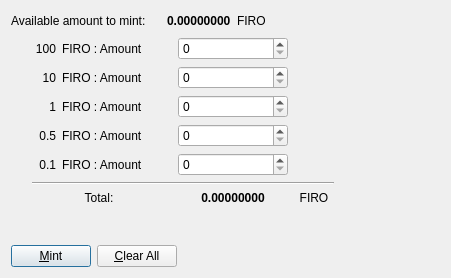
<?xml version="1.0" encoding="UTF-8"?>
<ui version="4.0">
 <class>ManualMintDialog</class>
 <widget class="QDialog" name="ManualMintDialog">
  <property name="geometry">
   <rect>
    <x>0</x>
    <y>0</y>
    <width>451</width>
    <height>278</height>
   </rect>
  </property>
  <property name="windowTitle">
   <string>Coin Selection</string>
  </property>
  <layout class="QVBoxLayout" name="verticalLayout">
   <item>
    <layout class="QVBoxLayout" name="verticalLayout_2">
     <item>
      <layout class="QHBoxLayout" name="horizontalLayout">
       <item>
        <widget class="QLabel" name="label">
         <property name="minimumSize">
          <size>
           <width>150</width>
           <height>0</height>
          </size>
         </property>
         <property name="text">
          <string>Available amount to mint:</string>
         </property>
        </widget>
       </item>
       <item>
        <widget class="QLabel" name="availableAmount">
         <property name="font">
          <font>
           <weight>75</weight>
           <bold>true</bold>
          </font>
         </property>
         <property name="text">
          <string>0.00000000</string>
         </property>
        </widget>
       </item>
       <item>
        <widget class="QLabel" name="label_3">
         <property name="text">
          <string>FIRO</string>
         </property>
        </widget>
       </item>
       <item>
        <spacer name="horizontalSpacer">
         <property name="orientation">
          <enum>Qt::Horizontal</enum>
         </property>
         <property name="sizeHint" stdset="0">
          <size>
           <width>40</width>
           <height>20</height>
          </size>
         </property>
        </spacer>
       </item>
      </layout>
     </item>
     <item>
      <layout class="QHBoxLayout" name="horizontalLayout_5">
       <item>
        <spacer name="horizontalSpacer_3">
         <property name="orientation">
          <enum>Qt::Horizontal</enum>
         </property>
         <property name="sizeType">
          <enum>QSizePolicy::Fixed</enum>
         </property>
         <property name="sizeHint" stdset="0">
          <size>
           <width>15</width>
           <height>20</height>
          </size>
         </property>
        </spacer>
       </item>
       <item>
        <layout class="QGridLayout" name="gridLayout">
         <item row="4" column="1">
          <widget class="QLabel" name="label_13">
           <property name="text">
            <string>FIRO : Amount</string>
           </property>
           <property name="margin">
            <number>0</number>
           </property>
          </widget>
         </item>
         <item row="6" column="0" colspan="2">
          <layout class="QFormLayout" name="formLayout_3">
           <property name="labelAlignment">
            <set>Qt::AlignCenter</set>
           </property>
           <property name="formAlignment">
            <set>Qt::AlignHCenter|Qt::AlignTop</set>
           </property>
           <item row="0" column="0" colspan="2">
            <widget class="QLabel" name="label_14">
             <property name="text">
              <string>Total:</string>
             </property>
             <property name="alignment">
              <set>Qt::AlignCenter</set>
             </property>
            </widget>
           </item>
          </layout>
         </item>
         <item row="4" column="2">
          <widget class="QSpinBox" name="coinAmount01"/>
         </item>
         <item row="3" column="1">
          <widget class="QLabel" name="label_12">
           <property name="text">
            <string>FIRO : Amount</string>
           </property>
           <property name="margin">
            <number>0</number>
           </property>
          </widget>
         </item>
         <item row="1" column="0">
          <widget class="QLabel" name="label_7">
           <property name="text">
            <string>10</string>
           </property>
           <property name="alignment">
            <set>Qt::AlignRight|Qt::AlignTrailing|Qt::AlignVCenter</set>
           </property>
           <property name="margin">
            <number>0</number>
           </property>
          </widget>
         </item>
         <item row="2" column="2">
          <widget class="QSpinBox" name="coinAmount1"/>
         </item>
         <item row="2" column="1">
          <widget class="QLabel" name="label_11">
           <property name="text">
            <string>FIRO : Amount</string>
           </property>
           <property name="margin">
            <number>0</number>
           </property>
          </widget>
         </item>
         <item row="2" column="0">
          <widget class="QLabel" name="label_6">
           <property name="text">
            <string>1</string>
           </property>
           <property name="alignment">
            <set>Qt::AlignRight|Qt::AlignTrailing|Qt::AlignVCenter</set>
           </property>
           <property name="margin">
            <number>0</number>
           </property>
          </widget>
         </item>
         <item row="1" column="1">
          <widget class="QLabel" name="label_10">
           <property name="text">
            <string>FIRO : Amount</string>
           </property>
           <property name="margin">
            <number>0</number>
           </property>
          </widget>
         </item>
         <item row="4" column="0">
          <widget class="QLabel" name="label_5">
           <property name="text">
            <string>0.1</string>
           </property>
           <property name="alignment">
            <set>Qt::AlignRight|Qt::AlignTrailing|Qt::AlignVCenter</set>
           </property>
           <property name="margin">
            <number>0</number>
           </property>
          </widget>
         </item>
         <item row="0" column="2">
          <widget class="QSpinBox" name="coinAmount100"/>
         </item>
         <item row="1" column="2">
          <widget class="QSpinBox" name="coinAmount10"/>
         </item>
         <item row="5" column="0" colspan="4">
          <layout class="QFormLayout" name="formLayout">
           <item row="0" column="1">
            <widget class="Line" name="line">
             <property name="orientation">
              <enum>Qt::Horizontal</enum>
             </property>
            </widget>
           </item>
          </layout>
         </item>
         <item row="6" column="3">
          <widget class="QLabel" name="label_15">
           <property name="minimumSize">
            <size>
             <width>40</width>
             <height>0</height>
            </size>
           </property>
           <property name="text">
            <string>FIRO</string>
           </property>
           <property name="alignment">
            <set>Qt::AlignCenter</set>
           </property>
          </widget>
         </item>
         <item row="0" column="1">
          <widget class="QLabel" name="label_9">
           <property name="minimumSize">
            <size>
             <width>110</width>
             <height>0</height>
            </size>
           </property>
           <property name="text">
            <string>FIRO : Amount</string>
           </property>
           <property name="margin">
            <number>0</number>
           </property>
          </widget>
         </item>
         <item row="3" column="0">
          <widget class="QLabel" name="label_8">
           <property name="text">
            <string>0.5</string>
           </property>
           <property name="alignment">
            <set>Qt::AlignRight|Qt::AlignTrailing|Qt::AlignVCenter</set>
           </property>
           <property name="margin">
            <number>0</number>
           </property>
          </widget>
         </item>
         <item row="3" column="2">
          <widget class="QSpinBox" name="coinAmount05"/>
         </item>
         <item row="6" column="2">
          <widget class="QLabel" name="totalAmount">
           <property name="minimumSize">
            <size>
             <width>110</width>
             <height>0</height>
            </size>
           </property>
           <property name="font">
            <font>
             <weight>75</weight>
             <bold>true</bold>
            </font>
           </property>
           <property name="layoutDirection">
            <enum>Qt::LeftToRight</enum>
           </property>
           <property name="text">
            <string>0.00000000</string>
           </property>
           <property name="alignment">
            <set>Qt::AlignCenter</set>
           </property>
          </widget>
         </item>
         <item row="0" column="0">
          <widget class="QLabel" name="label_4">
           <property name="minimumSize">
            <size>
             <width>30</width>
             <height>0</height>
            </size>
           </property>
           <property name="text">
            <string>100</string>
           </property>
           <property name="alignment">
            <set>Qt::AlignRight|Qt::AlignTrailing|Qt::AlignVCenter</set>
           </property>
           <property name="margin">
            <number>0</number>
           </property>
          </widget>
         </item>
        </layout>
       </item>
       <item>
        <spacer name="horizontalSpacer_4">
         <property name="orientation">
          <enum>Qt::Horizontal</enum>
         </property>
         <property name="sizeHint" stdset="0">
          <size>
           <width>40</width>
           <height>20</height>
          </size>
         </property>
        </spacer>
       </item>
      </layout>
     </item>
     <item>
      <spacer name="verticalSpacer">
       <property name="orientation">
        <enum>Qt::Vertical</enum>
       </property>
       <property name="sizeHint" stdset="0">
        <size>
         <width>20</width>
         <height>40</height>
        </size>
       </property>
      </spacer>
     </item>
     <item>
      <layout class="QHBoxLayout" name="horizontalLayout_2">
       <item>
        <widget class="QPushButton" name="mintButton">
         <property name="text">
          <string>&amp;Mint</string>
         </property>
         <property name="icon">
          <iconset>
           <normaloff>../res/icons/add.png</normaloff>../res/icons/add.png</iconset>
         </property>
        </widget>
       </item>
       <item>
        <widget class="QPushButton" name="clearAllButton">
         <property name="text">
          <string>&amp;Clear All</string>
         </property>
         <property name="icon">
          <iconset>
           <normaloff>../res/icons/quit.png</normaloff>../res/icons/quit.png</iconset>
         </property>
        </widget>
       </item>
       <item>
        <spacer name="horizontalSpacer_2">
         <property name="orientation">
          <enum>Qt::Horizontal</enum>
         </property>
         <property name="sizeHint" stdset="0">
          <size>
           <width>40</width>
           <height>20</height>
          </size>
         </property>
        </spacer>
       </item>
      </layout>
     </item>
    </layout>
   </item>
  </layout>
 </widget>
 <resources/>
 <connections/>
</ui>
